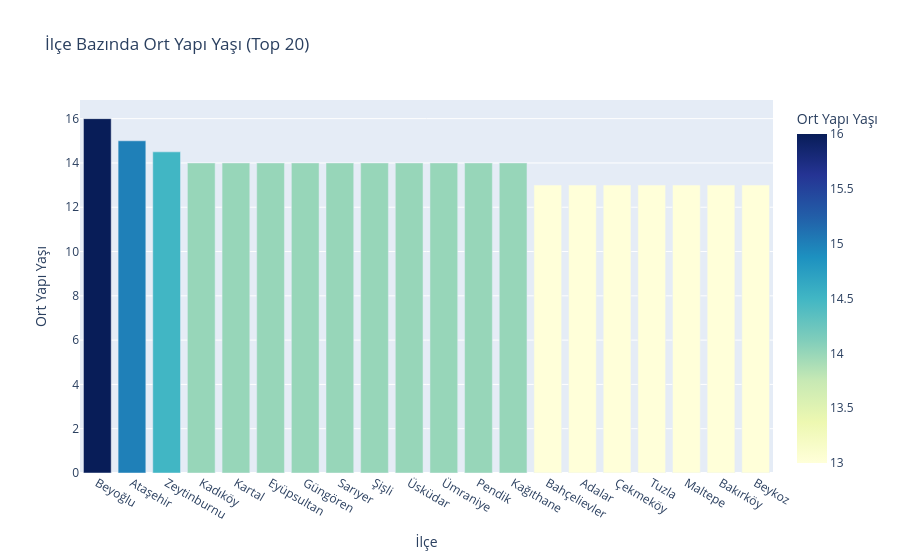

The notebook cell saved with this chart:
### Code cell
# İlçe Bazında Ortalama Yapı Yaşı
ilce_yas = df.groupby('Ilce')['Yapı Yaşı'].median().reset_index()
ilce_yas = ilce_yas.sort_values('Yapı Yaşı', ascending=False).head(20)

fig = px.bar(ilce_yas,
             x='Ilce', y='Yapı Yaşı',
             color='Yapı Yaşı',
             color_continuous_scale='YlGnBu',
             title='İlçe Bazında Ort Yapı Yaşı (Top 20)',
             labels={'Yapı Yaşı': 'Ort Yapı Yaşı', 'Ilce': 'İlçe'})
fig.show()

### Figure 1 — Plotly figure (JSON) as saved in the notebook; plotly's stock layout.template omitted (floating-point values rounded to 4 significant figures)
{"data": [{"hovertemplate": "İlçe=%{x}<br>Ort Yapı Yaşı=%{marker.color}<extra></extra>", "legendgroup": "", "marker": {"color": [16.0, 15.0, 14.5, 14.0, 14.0, 14.0, 14.0, 14.0, 14.0, 14.0, 14.0, 14.0, 14.0, 13.0, 13.0, 13.0, 13.0, 13.0, 13.0, 13.0], "coloraxis": "coloraxis", "pattern": {"shape": ""}}, "name": "", "orientation": "v", "showlegend": false, "textposition": "auto", "type": "bar", "x": ["Beyoğlu", "Ataşehir", "Zeytinburnu", "Kadıköy", "Kartal", "Eyüpsultan", "Güngören", "Sarıyer", "Şişli", "Üsküdar", "Ümraniye", "Pendik", "Kağıthane", "Bahçelievler", "Adalar", "Çekmeköy", "Tuzla", "Maltepe", "Bakırköy", "Beykoz"], "xaxis": "x", "y": [16.0, 15.0, 14.5, 14.0, 14.0, 14.0, 14.0, 14.0, 14.0, 14.0, 14.0, 14.0, 14.0, 13.0, 13.0, 13.0, 13.0, 13.0, 13.0, 13.0], "yaxis": "y"}], "layout": {"barmode": "relative", "coloraxis": {"colorbar": {"title": {"text": "Ort Yapı Yaşı"}}, "colorscale": [[0, "rgb(255,255,217)"], [0.125, "rgb(237,248,177)"], [0.25, "rgb(199,233,180)"], [0.375, "rgb(127,205,187)"], [0.5, "rgb(65,182,196)"], [0.625, "rgb(29,145,192)"], [0.75, "rgb(34,94,168)"], [0.875, "rgb(37,52,148)"], [1, "rgb(8,29,88)"]]}, "legend": {"tracegroupgap": 0}, "title": {"text": "İlçe Bazında Ort Yapı Yaşı (Top 20)"}, "xaxis": {"anchor": "y", "domain": [0, 1], "title": {"text": "İlçe"}}, "yaxis": {"anchor": "x", "domain": [0, 1], "title": {"text": "Ort Yapı Yaşı"}}}}
